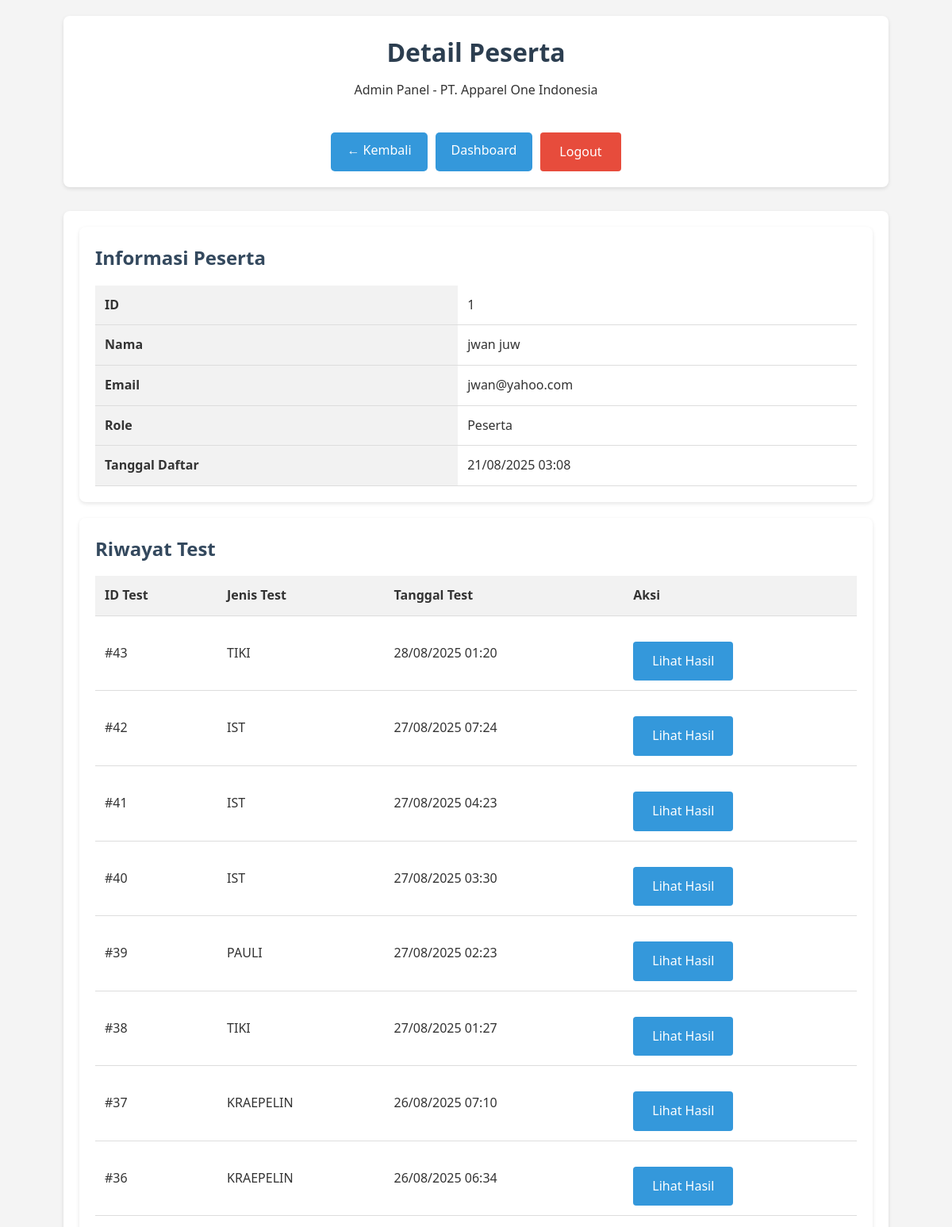
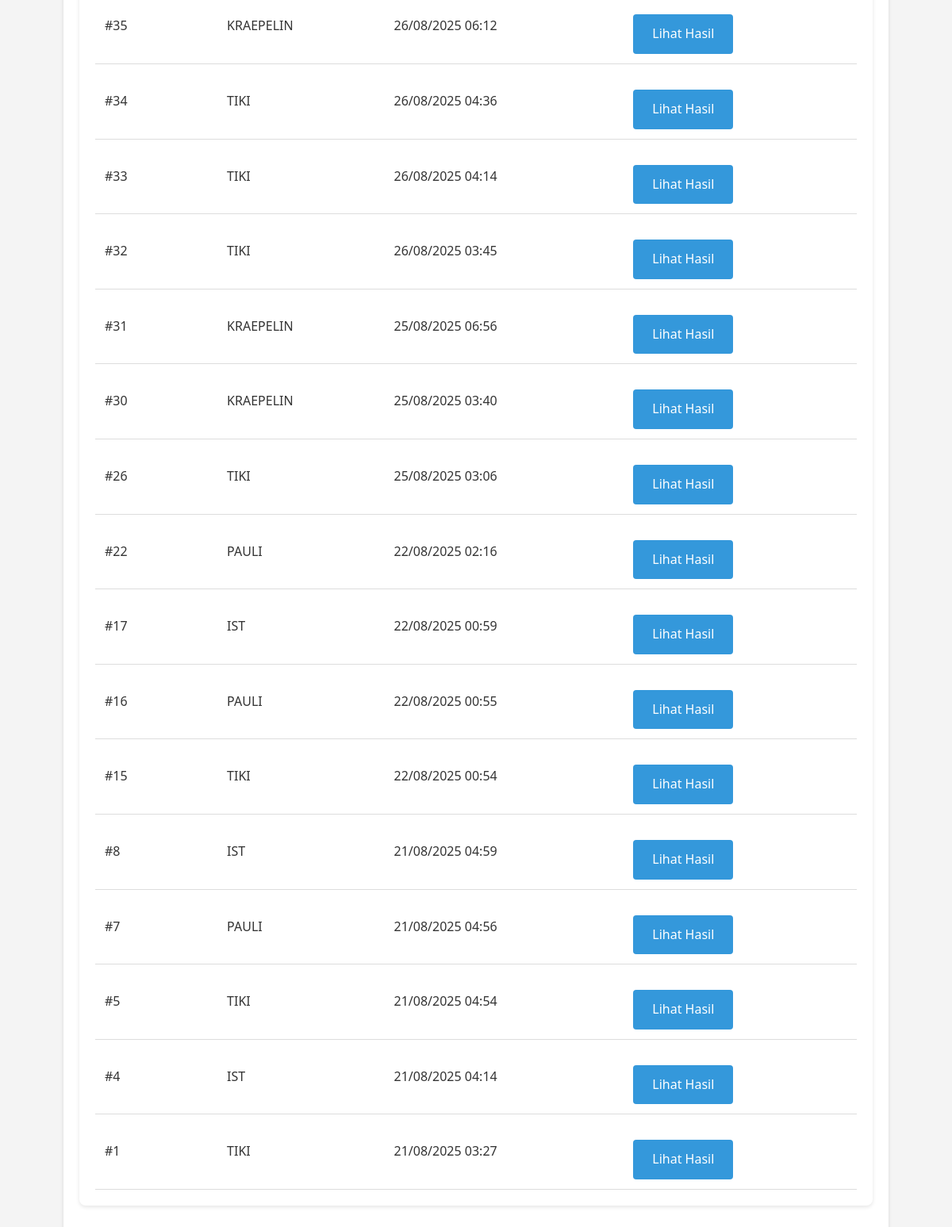
/pages/admin/participant_detail.php?email=jwan@yahoo.com (signed in), run on the app's committed database (2 pictures, top to bottom).
### tables this page shows
CREATE TABLE `participants` (
  `id` int(11) NOT NULL,
  `name` varchar(255) NOT NULL,
  `email` varchar(255) NOT NULL,
  `created_at` timestamp NOT NULL DEFAULT current_timestamp(),
  `password` varchar(255) NOT NULL DEFAULT '',
  `role` enum('admin','peserta') DEFAULT 'peserta'
);

CREATE TABLE `test_results` (
  `id` int(11) NOT NULL,
  `participant_id` int(11) NOT NULL,
  `test_type` enum('TIKI','KRAEPELIN','PAULI','IST') NOT NULL,
  `results` text NOT NULL,
  `created_at` timestamp NOT NULL DEFAULT current_timestamp()
);

### pages/admin/participant_detail.php (the view, shortened to what this page needs)
<?php
$participantId = isset($_GET['id']) ? (int)$_GET['id'] : 0;
$participantEmail = isset($_GET['email']) ? trim($_GET['email']) : '';
try {
    $db = getDBConnection();
    if ($participantId === 0 && !empty($participantEmail)) {
        $query = "SELECT * FROM participants WHERE email = :email";
        $stmt = $db->prepare($query);
        $stmt->bindParam(":email", $participantEmail);
        $stmt->execute();
        $participant = $stmt->fetch(PDO::FETCH_ASSOC);
        if ($participant) {
            $participantId = $participant['id'];
        }
    } else {
        $query = "SELECT * FROM participants WHERE id = :id";
        $stmt = $db->prepare($query);
        $stmt->bindParam(":id", $participantId);
        $stmt->execute();
        $participant = $stmt->fetch(PDO::FETCH_ASSOC);
    }
    $testsQuery = "SELECT * FROM test_results WHERE participant_id = :id ORDER BY created_at DESC";
    $testsStmt = $db->prepare($testsQuery);
    $testsStmt->bindParam(":id", $participantId);
    $testsStmt->execute();
    $testHistory = $testsStmt->fetchAll(PDO::FETCH_ASSOC);
} catch (PDOException $e) {
    $error = "Error mengambil data peserta: " . $e->getMessage();
    $participant = [];
    $testHistory = [];
}
?>
<!DOCTYPE html>
<html lang="id">
<head>
    <link rel="stylesheet" href="../../assets/css/style.css">
</head>
<body>
    <div class="container">
        <header>
            <h1>Detail Peserta</h1>
            <p>Admin Panel - PT. Apparel One Indonesia</p>
            <div class="user-actions">
                <a href="participants.php" class="btn-back">← Kembali</a>
                <a href="../dashboard.php" class="btn-back">Dashboard</a>
                <a href="../../logout.php" class="btn-logout">Logout</a>
            </div>
        </header>
        <div class="admin-section">
            <div class="results-section">
                <h2>Informasi Peserta</h2>
                <table class="results-table">
                    <tr>
                        <th>ID</th>
                        <td><?php echo $participant['id']; ?></td>
                    </tr>
                    <tr>
                        <th>Nama</th>
                        <td><?php echo htmlspecialchars($participant['name']); ?></td>
                    </tr>
                    <tr>
                        <th>Email</th>
                        <td><?php echo htmlspecialchars($participant['email']); ?></td>
                    </tr>
                    <tr>
                        <th>Role</th>
                        <td><?php echo ucfirst($participant['role']); ?></td>
                    </tr>
                    <tr>
                        <th>Tanggal Daftar</th>
                        <td><?php echo date('d/m/Y H:i', strtotime($participant['created_at'])); ?></td>
                    </tr>
                </table>
            </div>
            <div class="results-section">
                <h2>Riwayat Test</h2>
                <?php if (count($testHistory) > 0): ?>
                <table class="results-table">
                    <tr>
                        <th>ID Test</th>
                        <th>Jenis Test</th>
                        <th>Tanggal Test</th>
                        <th>Aksi</th>
                    </tr>
                    <?php foreach ($testHistory as $test): ?>
                    <tr>
                        <td>#<?php echo $test['id']; ?></td>
                        <td><?php echo $test['test_type']; ?></td>
                        <td><?php echo date('d/m/Y H:i', strtotime($test['created_at'])); ?></td>
                        <td>
                            <a href="../results.php?test=<?php echo strtolower($test['test_type']); ?>&id=<?php echo $test['id']; ?>"
                               class="btn-view" target="_blank">Lihat Hasil</a>
                        </td>
                    </tr>
                    <?php endforeach; ?>
                </table>
                <?php else: ?>
                <p>Belum ada riwayat test.</p>
                <?php endif; ?>
            </div>
        </div>
    </div>
</body>
</html>

### assets/css/style.css (style rules this page uses)
* { margin: 0; padding: 0; box-sizing: border-box; }
body { font-family: 'Segoe UI', Tahoma, Geneva, Verdana, sans-serif; line-height: 1.6; color: #333; background-color: #f4f4f4; }
.container { width: 90%; max-width: 1200px; margin: 0 auto; padding: 20px; }
header { text-align: center; margin-bottom: 30px; padding: 20px; background-color: #fff; border-radius: 8px; box-shadow: 0 2px 5px rgba(0,0,0,0.1); }
h1 { color: #2c3e50; margin-bottom: 10px; }
h2 { color: #34495e; margin-bottom: 15px; }
.btn-submit, .btn-back, .btn-test, .btn-view, .btn-logout { display: inline-block; background-color: #3498db; color: white; padding: 12px 24px; border: none; border-radius: 4px; cursor: pointer; text-decoration: none; font-size: 16px; margin-top: 20px; text-align: center; }
.btn-logout { background-color: #e74c3c; }
.results-section, .chart-section { background-color: #fff; padding: 20px; margin-bottom: 20px; border-radius: 8px; box-shadow: 0 2px 5px rgba(0,0,0,0.1); }
.results-table, .history-table { width: 100%; border-collapse: collapse; margin-top: 15px; }
.results-table th, .results-table td, .history-table th, .history-table td { padding: 12px; text-align: left; border-bottom: 1px solid #ddd; }
.results-table th, .history-table th { background-color: #f2f2f2; font-weight: bold; }
.admin-section { background-color: #fff; padding: 20px; margin-bottom: 20px; border-radius: 8px; box-shadow: 0 2px 5px rgba(0,0,0,0.1); }
.user-actions { margin-top: 20px; display: flex; gap: 10px; justify-content: center; }
.btn-back { display: inline-block; padding: 10px 20px; background-color: #3498db; color: white; text-decoration: none; border-radius: 5px; }

### data on the page
participants: id "1", name "jwan juw", email "jwan@yahoo.com", role "Peserta", created_at "21/08/2025 03:08"
test_results: id "43", test_type "TIKI", created_at "28/08/2025 01:20"
test_results: id "42", test_type "IST", created_at "27/08/2025 07:24"
test_results: id "41", test_type "IST", created_at "27/08/2025 04:23"
test_results: id "40", test_type "IST", created_at "27/08/2025 03:30"
test_results: id "39", test_type "PAULI", created_at "27/08/2025 02:23"
test_results: id "38", test_type "TIKI", created_at "27/08/2025 01:27"
test_results: id "37", test_type "KRAEPELIN", created_at "26/08/2025 07:10"
test_results: id "36", test_type "KRAEPELIN", created_at "26/08/2025 06:34"
test_results: id "35", test_type "KRAEPELIN", created_at "26/08/2025 06:12"
test_results: id "34", test_type "TIKI", created_at "26/08/2025 04:36"
test_results: id "33", test_type "TIKI", created_at "26/08/2025 04:14"
test_results: id "32", test_type "TIKI", created_at "26/08/2025 03:45"
test_results: id "31", test_type "KRAEPELIN", created_at "25/08/2025 06:56"
test_results: id "30", test_type "KRAEPELIN", created_at "25/08/2025 03:40"
test_results: id "26", test_type "TIKI", created_at "25/08/2025 03:06"
test_results: id "22", test_type "PAULI", created_at "22/08/2025 02:16"
test_results: id "17", test_type "IST", created_at "22/08/2025 00:59"
test_results: id "16", test_type "PAULI", created_at "22/08/2025 00:55"
test_results: id "15", test_type "TIKI", created_at "22/08/2025 00:54"
test_results: id "8", test_type "IST", created_at "21/08/2025 04:59"
test_results: id "7", test_type "PAULI", created_at "21/08/2025 04:56"
test_results: id "5", test_type "TIKI", created_at "21/08/2025 04:54"
test_results: id "4", test_type "IST", created_at "21/08/2025 04:14"
test_results: id "1", test_type "TIKI", created_at "21/08/2025 03:27"
